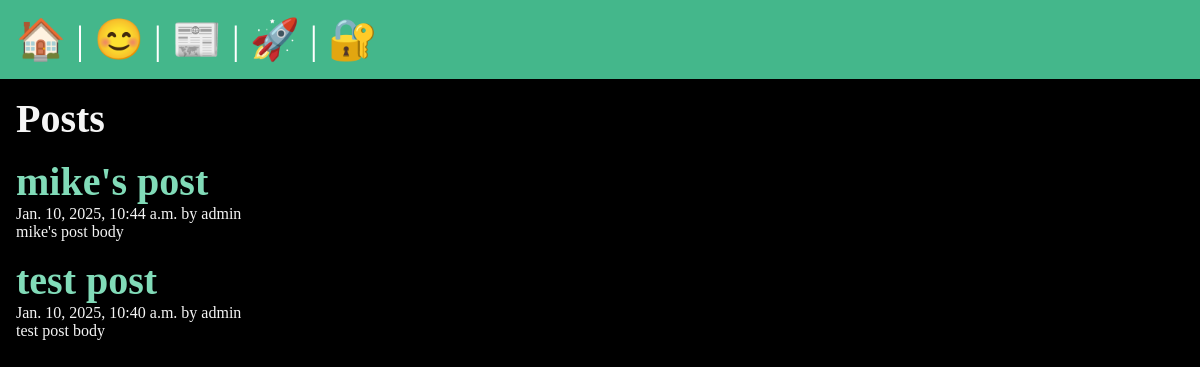
/posts/, run on the app's committed database.
### posts/models.py (models this page shows, shortened)
class Post(models.Model):
    title = models.CharField(max_length=75)
    body = models.TextField()
    slug = models.SlugField()
    date = models.DateTimeField(auto_now_add=True)
    banner = models.ImageField(default='fallback.png', blank=True)
    author = models.ForeignKey(User, on_delete=models.CASCADE, default=None)

### posts/views.py (the view)
def post_list(request):
    posts = Post.objects.all().order_by('-date')
    return render(request, 'posts/posts_list.html', { 'posts': posts })

### posts/templates/posts/posts_list.html (shortened to what this page needs)
{% extends 'layout.html' %}
{% block content %}
    <section>
        <h1>Posts</h1>
        {% for post in posts %}
            <article class="post">
                <h2>
                    <a href="{% url 'posts:page' slug=post.slug %}">
                        {{post.title}}
                    </a>
                </h2>
                <p>{{post.date}} by {{post.author}} </p>
                <p>{{post.body}}</p>
            </article>
        {% endfor %}
    </section>
{% endblock %}

### static/css/style.css (style rules this page uses)
* { margin: 0; padding: 0; box-sizing: border-box; }
body { min-height: 100vh; background-color: black; color: whitesmoke; font-size: 3rem; }
section { display: flex; flex-flow: column; gap: 1rem; }
h1, h2 { font-size: 2.5rem; }
p { font-size: 1rem; }
a { text-decoration: none; color: #81dbb8; }

### data on the page
Post: title "mike's post", date "Jan. 10, 2025, 10:44 a.m.", author "admin", body "mike's post body"
Post: title "test post", date "Jan. 10, 2025, 10:40 a.m.", author "admin", body "test post body"
